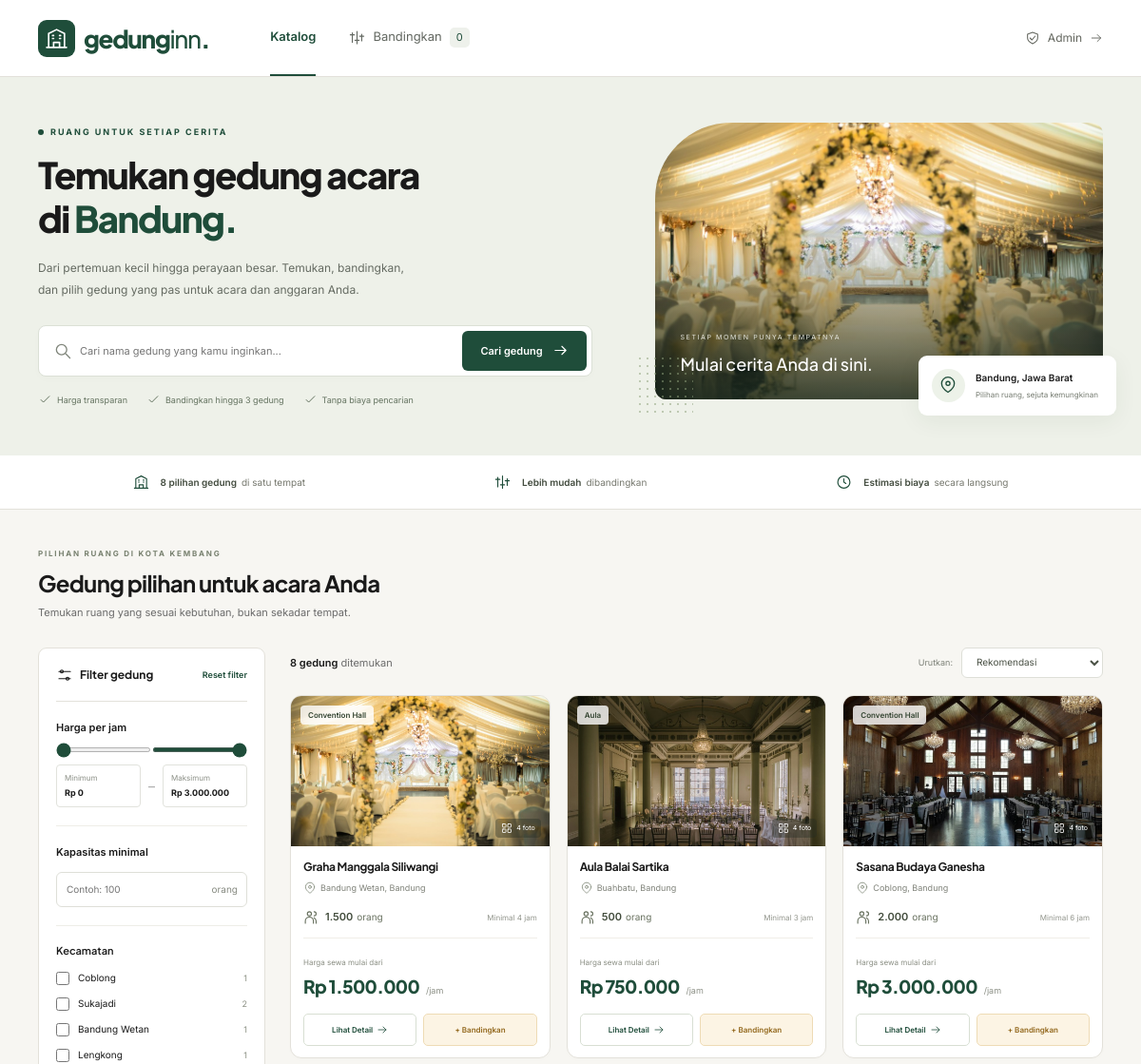
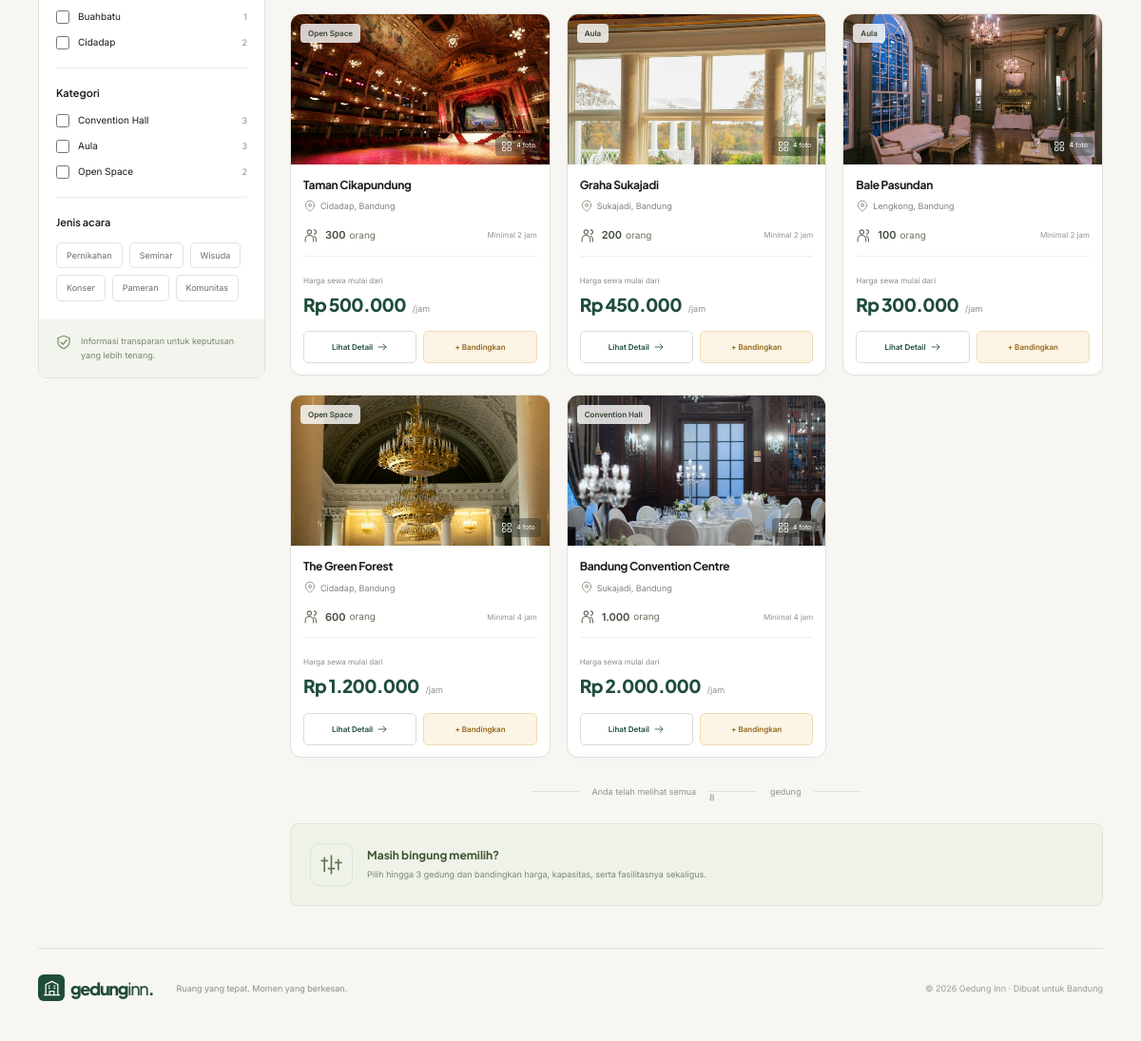
The page / on the database its author committed (2 pictures, top to bottom).
### tables this page shows
CREATE TABLE `venues` (
  `id`            INT UNSIGNED NOT NULL AUTO_INCREMENT,
  `nama`          VARCHAR(120) NOT NULL,
  `kategori_id`   TINYINT UNSIGNED NOT NULL,
  `kecamatan`     VARCHAR(60)  NOT NULL,
  `alamat`        VARCHAR(200) NOT NULL,
  `kapasitas`     INT UNSIGNED NOT NULL,
  `harga_per_jam` INT UNSIGNED NOT NULL,
  `minimal_jam`   TINYINT UNSIGNED NOT NULL DEFAULT 2,
  `kontak_nama`   VARCHAR(120) NOT NULL DEFAULT '',
  `kontak_wa`     VARCHAR(20)  NOT NULL DEFAULT '',
  `website_resmi` VARCHAR(255) NOT NULL DEFAULT '',
  `kontak_demo`   TINYINT(1)   NOT NULL DEFAULT 1,
  `deskripsi`     TEXT         NOT NULL,
  `created_at`    TIMESTAMP    NOT NULL DEFAULT CURRENT_TIMESTAMP,
  `updated_at`    TIMESTAMP    NOT NULL DEFAULT CURRENT_TIMESTAMP ON UPDATE CURRENT_TIMESTAMP,
  PRIMARY KEY (`id`),
  KEY `idx_venues_kategori`  (`kategori_id`),
  KEY `idx_venues_kecamatan` (`kecamatan`),
  KEY `idx_venues_harga`     (`harga_per_jam`),
  KEY `idx_venues_kapasitas` (`kapasitas`),
  CONSTRAINT `fk_venues_kategori` FOREIGN KEY (`kategori_id`)
    REFERENCES `kategori` (`id`) ON UPDATE CASCADE ON DELETE RESTRICT
);

CREATE TABLE `kategori` (
  `id`     TINYINT UNSIGNED NOT NULL AUTO_INCREMENT,
  `nama`   VARCHAR(60) NOT NULL,
  `urutan` TINYINT UNSIGNED NOT NULL DEFAULT 0,
  PRIMARY KEY (`id`),
  UNIQUE KEY `uq_kategori_nama` (`nama`)
);

### includes/functions.php (called while the page is built, shortened)
<?php
require_once __DIR__ . '/../config/database.php';
function e(mixed $value): string
{
    return htmlspecialchars((string) $value, ENT_QUOTES, 'UTF-8');
}
function rupiah(int|float $angka): string
{
    return 'Rp ' . number_format((float) $angka, 0, ',', '.');
}
function ribuan(int|float $angka): string
{
    return number_format((float) $angka, 0, ',', '.');
}
function url(string $path = ''): string
{
    return BASE_URL . '/' . ltrim($path, '/');
}
function asset(string $path): string
{
    return url('assets/' . ltrim($path, '/'));
}
function foto_url(string $value): string
{
    $value = trim($value);
    return asset('img/' . ltrim($value, '/'));
}
function kecamatan_list(): array
{
    return ['Coblong', 'Sukajadi', 'Bandung Wetan', 'Lengkong', 'Buahbatu', 'Cidadap'];
}

### config/database.php (called while the page is built, shortened)
<?php
function db(): PDO
{
    static $pdo = null;
    if ($pdo instanceof PDO) {
        return $pdo;
    }
    $ports = array_values(array_unique(array_filter([
        (string) DB_PORT,
        '3306',
        '3307',
    ], static fn (string $p): bool => $p !== '')));
    foreach ($ports as $port) {
        $dsn = sprintf('mysql:host=%s;port=%s;dbname=%s;charset=utf8mb4', DB_HOST, $port, DB_NAME);
        try {
            $pdo = new PDO($dsn, DB_USER, DB_PASS, [
                PDO::ATTR_ERRMODE            => PDO::ERRMODE_EXCEPTION,
                PDO::ATTR_DEFAULT_FETCH_MODE => PDO::FETCH_ASSOC,
                PDO::ATTR_EMULATE_PREPARES   => false,
                PDO::ATTR_TIMEOUT            => 4,
            ]);
            return $pdo;
        } catch (PDOException $e) {
            $lastError = $e;
        }
    }
    exit;
}

### includes/repository.php (called while the page is built, shortened)
<?php
require_once __DIR__ . '/functions.php';
function price_ceiling(): int
{
    static $ceiling = null;
    if ($ceiling === null) {
        $max = (int) db()->query('SELECT COALESCE(MAX(harga_per_jam), 0) FROM venues')->fetchColumn();
        $ceiling = max(3_000_000, $max);
    }
    return $ceiling;
}
function parse_filters(array $query): array
{
    $str = static fn (mixed $v): string => is_string($v) ? trim($v) : '';
    $list = static function (string $key) use ($query, $str): array {
        $values = $query[$key] ?? [];
        if (!is_array($values)) {
            $values = $values === '' ? [] : [$values];
        }
        $values = array_map($str, $values);
        return array_values(array_unique(array_filter($values, static fn ($v) => $v !== '')));
    };
    $ceiling = price_ceiling();
    $min     = max(0, (int) ($query['min'] ?? 0));
    $max     = isset($query['max']) && $query['max'] !== '' ? (int) $query['max'] : $ceiling;
    $max     = min($ceiling, max($min, $max));
    $sort = $str($query['sort'] ?? '');
    if (!in_array($sort, ['rendah', 'tinggi', 'kapasitas'], true)) {
        $sort = 'rekomendasi';
    }
    return [
        'q'         => $str($query['q'] ?? ''),
        'min'       => $min,
        'max'       => $max,
        'kapasitas' => max(0, (int) ($query['kapasitas'] ?? 0)),
        'kecamatan' => array_values(array_intersect(kecamatan_list(), $list('kecamatan'))),
        'kategori'  => $list('kategori'),
        'acara'     => $list('acara'),
        'sort'      => $sort,
    ];
}
function find_venues(array $filters, ?string $kategoriWajib = null): array
{
    $sql    = 'SELECT v.*, k.nama AS kategori
               FROM venues v
               JOIN kategori k ON k.id = v.kategori_id
               WHERE 1 = 1';
    $params = [];
    $sql .= match ($filters['sort']) {
        'rendah'    => ' ORDER BY v.harga_per_jam ASC, v.id ASC',
        'tinggi'    => ' ORDER BY v.harga_per_jam DESC, v.id ASC',
        'kapasitas' => ' ORDER BY v.kapasitas DESC, v.id ASC',
        default     => ' ORDER BY v.id ASC',
    };
    $st = db()->prepare($sql);
    $st->execute($params);
    return hydrate_venues($st->fetchAll());
}
function hydrate_venues(array $rows): array
{
    $ids = array_map(static fn (array $r): int => (int) $r['id'], $rows);
    $in  = implode(', ', array_fill(0, count($ids), '?'));
    $foto = db()->prepare("SELECT venue_id, url FROM venue_foto
                           WHERE venue_id IN ($in) ORDER BY urutan");
    $foto->execute($ids);
    $fotoMap = [];
    foreach ($foto->fetchAll() as $r) {
        $fotoMap[(int) $r['venue_id']][] = $r['url'];
    }
    $fas = db()->prepare("SELECT vf.venue_id, f.nama
                          FROM venue_fasilitas vf JOIN fasilitas f ON f.id = vf.fasilitas_id
                          WHERE vf.venue_id IN ($in) ORDER BY f.urutan");
    $fas->execute($ids);
    $fasMap = [];
    foreach ($fas->fetchAll() as $r) {
        $fasMap[(int) $r['venue_id']][] = $r['nama'];
    }
    $jen = db()->prepare("SELECT vj.venue_id, j.nama
                          FROM venue_jenis vj JOIN jenis_acara j ON j.id = vj.jenis_acara_id
                          WHERE vj.venue_id IN ($in) ORDER BY j.urutan");
    $jen->execute($ids);
    $jenMap = [];
    foreach ($jen->fetchAll() as $r) {
        $jenMap[(int) $r['venue_id']][] = $r['nama'];
    }
    $lay = db()->prepare("SELECT venue_id, nama, harga, satuan FROM layanan
                          WHERE venue_id IN ($in) ORDER BY urutan, id");
    $lay->execute($ids);
    $layMap = [];
    foreach ($lay->fetchAll() as $r) {
        $layMap[(int) $r['venue_id']][] = [
            'nama'   => $r['nama'],
            'harga'  => (int) $r['harga'],
            'satuan' => $r['satuan'],
        ];
    }
    $hasil = [];
    foreach ($rows as $row) {
        $id                = (int) $row['id'];
        $row['id']         = $id;
        $row['kapasitas']  = (int) $row['kapasitas'];
        $row['harga_per_jam'] = (int) $row['harga_per_jam'];
        $row['minimal_jam']   = (int) $row['minimal_jam'];
        $row['kategori_id']   = (int) $row['kategori_id'];
        $row['kontak_demo']   = (bool) $row['kontak_demo'];
        $row['photos']        = $fotoMap[$id] ?? [];
        $row['fasilitas']     = $fasMap[$id] ?? [];
        $row['jenis_acara']   = $jenMap[$id] ?? [];
        $row['layanan']       = $layMap[$id] ?? [];
        $hasil[]              = $row;
    }
    return $hasil;
}

### partials/venue-card.php (the view, shortened to what this page needs)
<?php
require_once __DIR__ . '/icons.php';
function venue_card(array $v): string
{
    $detail = url('detail.php?id=' . $v['id']);
    $foto   = $v['photos'][0] ?? '';
    $badge  = $v['kategori'];
    ob_start(); ?>
    <article class="venue-card">
      <a class="card-photo" href="<?= e($detail) ?>" aria-label="Lihat detail <?= e($v['nama']) ?>">
        <img src="<?= e(foto_url($foto)) ?>" alt="<?= e($v['nama']) ?>" loading="lazy" width="400" height="158">
        <span class="category-badge"><?= e($badge) ?></span>
        <span class="photo-count"><?= icon('grid', 12) ?>4 foto</span>
      </a>
      <div class="card-body">
        <h3><a href="<?= e($detail) ?>"><?= e($v['nama']) ?></a></h3>
        <p class="card-location">
          <?= icon('pin', 14) ?>
          <?= e($v['kecamatan']) ?>, Bandung
        </p>
        <div class="capacity">
          <?= icon('people', 17) ?>
          <strong><?= e(ribuan($v['kapasitas'])) ?></strong> orang
          <span>Minimal <?= e($v['minimal_jam']) ?> jam</span>
        </div>
        <div class="card-price">
          <small>Harga sewa mulai dari</small>
          <div>
            <strong><?= e(rupiah($v['harga_per_jam'])) ?></strong>
            <span>/jam</span>
          </div>
        </div>
        <div class="card-actions">
          <a class="btn outline" href="<?= e($detail) ?>">
            Lihat Detail
            <?= icon('arrow', 14) ?>
          </a>
          <button type="button" class="btn compare-btn" data-compare-id="<?= (int) $v['id'] ?>">
          </button>
        </div>
      </div>
    </article>
    <?php return (string) ob_get_clean();
}

### partials/icons.php (shortened to what this page needs)
<?php
function icon(string $name, int $size = 20): string
{
    static $paths = [
        'building' => '<path d="M4 21V7l8-4 8 4v14M2 21h20M9 21v-5h6v5M8 9h1m6 0h1M8 12h1m6 0h1"/>',
        'search'   => '<circle cx="10.5" cy="10.5" r="6.5"/><path d="m16 16 5 5"/>',
        'pin'      => '<path d="M20 10c0 6-8 11-8 11S4 16 4 10a8 8 0 1 1 16 0Z"/><circle cx="12" cy="10" r="2.5"/>',
        'people'   => '<circle cx="9" cy="7" r="3"/><path d="M3 21v-3a6 6 0 0 1 12 0v3M16 4a3 3 0 0 1 0 6m3 11v-3a6 6 0 0 0-3-5"/>',
        'compare'  => '<path d="M5 5v14M12 3v18M19 7v10M2 8h6m1 8h6m1-6h6"/>',
        'arrow'    => '<path d="M4 12h16m-6-6 6 6-6 6"/>',
        'arrowLeft' => '<path d="M20 12H4m6-6-6 6 6 6"/>',
        'check'    => '<path d="m5 12 4 4L19 6"/>',
        'close'    => '<path d="m6 6 12 12M6 18 18 6"/>',
        'filter'   => '<path d="M4 7h16M4 17h16"/><circle cx="8" cy="7" r="2"/><circle cx="16" cy="17" r="2"/>',
        'shield'   => '<path d="m12 3 8 3v6c0 5-8 9-8 9s-8-4-8-9V6Z"/><path d="m8 12 3 3 5-6"/>',
        'clock'    => '<circle cx="12" cy="12" r="9"/><path d="M12 7v5l3 2"/>',
        'grid'     => '<rect x="3" y="3" width="7" height="7" rx="1"/><rect x="14" y="3" width="7" height="7" rx="1"/><rect x="3" y="14" width="7" height="7" rx="1"/><rect x="14" y="14" width="7" height="7" rx="1"/>',
        'mail'     => '<rect x="3" y="5" width="18" height="14" rx="2"/><path d="m3 6 9 7 9-7"/>',
        'upload'   => '<path d="M12 16V3m-5 5 5-5 5 5M4 15v6h16v-6"/>',
        'logout'   => '<path d="M9 4H4v16h5m5-13 5 5-5 5m-6-5h14"/>',
        'leaf'     => '<path d="M20 4C8 2 2 8 6 16s16 1 14-12ZM5 20l10-11"/>',
    ];
    $inner = $paths[$name] ?? $paths['building'];
    return '<svg width="' . $size . '" height="' . $size . '" viewBox="0 0 24 24" fill="none"'
        . ' stroke="currentColor" stroke-width="1.6" stroke-linecap="round" stroke-linejoin="round"'
        . ' aria-hidden="true">' . $inner . '</svg>';
}
function logo(string $href): string
{
    return '<a class="logo" href="' . e($href) . '" aria-label="Gedung Inn — beranda">'
        . '<span class="logo-mark">' . icon('building', 25) . '</span>'
        . '<span>gedung<span class="logo-light">inn</span><span class="logo-dot">.</span></span>'
        . '</a>';
}

### partials/results.php (shortened to what this page needs)
<?php
require_once __DIR__ . '/icons.php';
require_once __DIR__ . '/venue-card.php';
function render_results(array $venues): string
{
        ob_start(); ?>
    <div class="venue-grid" id="venue-grid">
      <?php foreach ($venues as $v) {
          echo venue_card($v);
      } ?>
    </div>
    <?php return (string) ob_get_clean();
}

### assets/css/style.css (style rules this page uses)
*, *::before, *::after { box-sizing: border-box; }
html { -webkit-text-size-adjust: 100%; tab-size: 4; }
body { margin: 0; line-height: 1.5; }
h1, h2, h3, h4, h5, h6, p, figure, blockquote, dl, dd, ul, ol, pre, form { margin: 0; }
img, svg, video, canvas { display: block; max-width: 100%; }
img, video { height: auto; }
button { background: none; border: 0; padding: 0; font: inherit; color: inherit; text-align: inherit; }
a { color: inherit; text-decoration: none; }
:root { --green: #1f4d3a; --yellow: #e8b04b; --border: #e3e1da; --muted: #6b6b6b; }
.logo { display: inline-flex; align-items: center; gap: 9px; font-family: "Plus Jakarta Sans", sans-serif; font-size: 26px; font-weight: 800; letter-spacing: -1.3px; color: var(--green); white-space: nowrap; }
.logo-mark { display: inline-flex; align-items: center; justify-content: center; width: 39px; height: 39px; border-radius: 9px; background: var(--green); color: #fff; }
.logo-light { font-weight: 500; }
.logo-dot { color: var(--green); }
.search-form > svg { margin-left: 10px; color: #80867b; flex-shrink: 0; }
.trust-strip svg { color: var(--green); margin-right: 7px; width: 17px; }
.filter-note svg { color: #788f6c; flex-shrink: 0; }
.venue-grid { display: grid; grid-template-columns: repeat(3, minmax(0, 1fr)); gap: 20px 17px; }
.venue-card { background: #fff; border: 1px solid var(--border); border-radius: 12px; overflow: hidden; box-shadow: 0 2px 4px #25302003; transition: box-shadow 0.2s, transform 0.2s; }
.card-photo { width: 100%; height: 158px; display: block; position: relative; overflow: hidden; }
.card-photo img { width: 100%; height: 100%; object-fit: cover; transition: transform 0.5s; }
.category-badge { position: absolute; left: 10px; top: 10px; background: #fffc; backdrop-filter: blur(8px); padding: 4px 8px; border-radius: 4px; font-size: 8px; font-weight: 550; color: #344532; }
.photo-count { position: absolute; display: flex; align-items: center; gap: 4px; bottom: 9px; right: 9px; padding: 4px 6px; background: #252b2266; border-radius: 4px; color: white; font-size: 7px; }
.card-body { padding: 14px 13px 12px; }
.card-body h3 { font-size: 12px; letter-spacing: -0.3px; white-space: nowrap; overflow: hidden; text-overflow: ellipsis; }
.card-body h3 button, .card-body h3 a { text-align: left; display: block; }
.card-location { display: flex; align-items: center; gap: 4px; margin-top: 7px; font-size: 9px; color: #7f8279; }
.card-location svg { color: #8d9586; }
.capacity { display: flex; align-items: center; gap: 4px; font-size: 10px; margin-top: 15px; color: #68715f; }
.capacity svg { margin-right: 2px; }
.capacity strong { font-size: 11px; color: #424c3c; font-weight: 600; }
.capacity > span { margin-left: auto; font-size: 8px; color: #92958c; }
.card-price { margin-top: 13px; padding-top: 12px; border-top: 1px solid #f0eee8; }
.card-price small { font-size: 8px; color: #8a8e83; }
.card-price > div { margin-top: 3px; }
.card-price strong { font-family: "Plus Jakarta Sans", sans-serif; font-size: 19px; letter-spacing: -0.7px; color: var(--green); font-weight: 800; }
.card-price > div > span { color: #8b8f85; font-size: 9px; margin-left: 3px; }
.card-actions { display: grid; grid-template-columns: 1fr 1fr; gap: 7px; margin-top: 14px; }
.card-actions .btn { padding: 9px 5px; font-size: 8px; gap: 4px; min-height: 32px; border-radius: 5px; }
.card-actions .btn svg { width: 12px; }
.btn { display: inline-flex; align-items: center; justify-content: center; gap: 10px; padding: 11px 18px; border-radius: 6px; min-height: 42px; font-size: 12px; font-weight: 550; border: 1px solid transparent; white-space: nowrap; }
.outline { border-color: #d8dfd3; background: #fff; color: var(--green); }
.compare-btn { background: #fcf4e4; color: #92671c; border-color: #eedbb5; }
.footer .logo { font-size: 18px; gap: 6px; }
.footer .logo-mark { width: 28px; height: 28px; border-radius: 6px; }
.footer .logo-mark svg { width: 19px; }

### rows shown on the page
venues: shows a picture, kategori.nama "Convention Hall", $size 12 (drawn), nama "Graha Manggala Siliwangi", kecamatan "Bandung Wetan", kapasitas "1.500", minimal_jam "4", harga_per_jam "Rp 1.500.000"
venues: shows a picture, kategori.nama "Aula", $size 12 (drawn), nama "Aula Balai Sartika", kecamatan "Buahbatu", kapasitas "500", minimal_jam "3", harga_per_jam "Rp 750.000"
venues: shows a picture, kategori.nama "Convention Hall", $size 12 (drawn), nama "Sasana Budaya Ganesha", kecamatan "Coblong", kapasitas "2.000", minimal_jam "6", harga_per_jam "Rp 3.000.000"
venues: shows a picture, kategori.nama "Open Space", $size 12 (drawn), nama "Taman Cikapundung", kecamatan "Cidadap", kapasitas "300", minimal_jam "2", harga_per_jam "Rp 500.000"
venues: shows a picture, kategori.nama "Aula", $size 12 (drawn), nama "Graha Sukajadi", kecamatan "Sukajadi", kapasitas "200", minimal_jam "2", harga_per_jam "Rp 450.000"
venues: shows a picture, kategori.nama "Aula", $size 12 (drawn), nama "Bale Pasundan", kecamatan "Lengkong", kapasitas "100", minimal_jam "2", harga_per_jam "Rp 300.000"
venues: shows a picture, kategori.nama "Open Space", $size 12 (drawn), nama "The Green Forest", kecamatan "Cidadap", kapasitas "600", minimal_jam "4", harga_per_jam "Rp 1.200.000"
venues: shows a picture, kategori.nama "Convention Hall", $size 12 (drawn), nama "Bandung Convention Centre", kecamatan "Sukajadi", kapasitas "1.000", minimal_jam "4", harga_per_jam "Rp 2.000.000"

### other values the page prints
$stats['total'] "8"
$d "Coblong"
$counts['kecamatan'][$d] "1"
$d "Sukajadi"
$counts['kecamatan'][$d] "2"
$d "Bandung Wetan"
$d "Lengkong"
$d "Buahbatu"
$d "Cidadap"
$nama "Convention Hall"
$counts['kategori'][$nama] "3"
$nama "Aula"
$nama "Open Space"
$counts['kategori'][$nama] "2"
$nama "Pernikahan"
